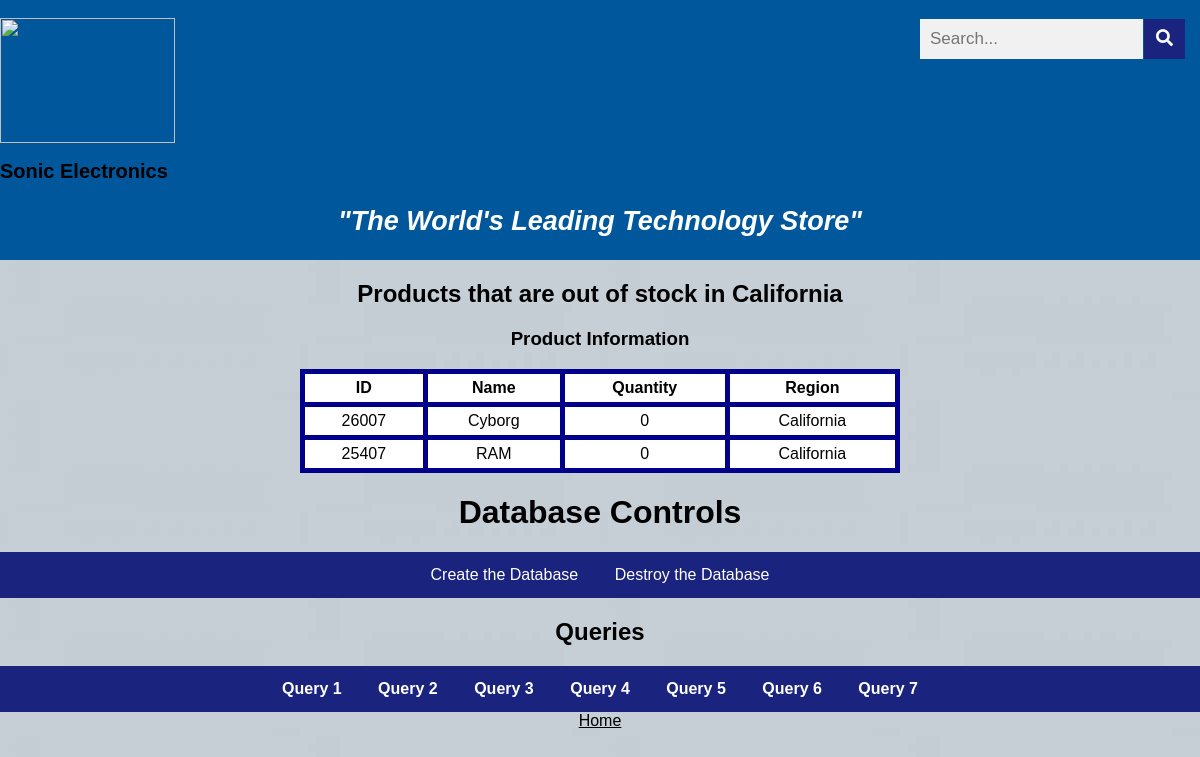
/queryFive.php, run on the app's committed database.
### tables this page shows
CREATE TABLE product(
    manufacturer_id     INT(5) NOT NULL,
    item_id             INT(5) NOT NULL,
    package_id          INT(5) NOT NULL,
    quantity            INT(5),
    price               DECIMAL(8,2),
    product_name        VARCHAR(30),
    PRIMARY KEY (item_id)
  );

### common.php (called while the page is built)
<?php
function escape($html)
{
  return htmlspecialchars($html, ENT_QUOTES | ENT_SUBSTITUTE, "UTF-8");
}

### queryFive.php (the view)
<?php include "templates/header.php"; ?>
<html>
</html>
<?php
try
{
    require "config.php";
    require "common.php";
    $connection = new PDO($dsn, $username, $password, $options);
    $sql = "SELECT item_id, product_name, quantity, region
            FROM product NATURAL JOIN inventory
            WHERE quantity = 0 AND region = 'California'
            GROUP BY item_id
            ORDER BY item_id DESC";
    $statement = $connection->prepare($sql);
    $statement->execute();
    $result = $statement->fetchAll();
}
catch(PDOException $error)
{
    echo $sql . "<br>" . $error->getMessage();
}
?>
<?php
    if ($result && $statement->rowCount() > 0) { ?>
    <h2 align="center">Products that are out of stock in California</h2>
    <h3 align="center">Product Information</h3>
    <table id="resultTable" align="center">
        <tr>
            <th id="resultHeader">ID</th>
            <th id="resultHeader">Name</th>
            <th id="resultHeader">Quantity</th>
            <th id="resultHeader">Region</th>
        </tr>
        <?php foreach ($result as $row) { ?>
        <tr>
            <td id="resultHeader"><?php echo escape($row["item_id"]); ?></td>
            <td id="resultHeader"><?php echo escape($row["product_name"]); ?></td>
            <td id="resultHeader"><?php echo escape($row["quantity"]); ?></td>
            <td id="resultHeader"><?php echo escape($row["region"]); ?></td>
        </tr>
        <?php } ?>
    </table>
    <?php } else { ?>
        There are no products out of stock in California.
<?php } ?>
<?php include "templates/footer.php"; ?>

### css/style.css (style rules this page uses)
body { margin: 0; font-family: Arial, Helvetica, sans-serif; }
* { box-sizing: border-box; }
body { margin:0; }
table { font-family: arial, sans-serif; border-collapse: collapse; width: 30%; background-color: white; }
td, th { border: 5px solid DarkBlue; text-align: center; padding: 8px; }
tr:nth-child(even) { background-color: white; }
table#resultTable { border-spacing: 15px; width: 50%; }
#resultHeader { padding: 5px; text-align: center; }

### data on the page
product: item_id "26007", product_name "Cyborg", quantity "0", region "California"
product: item_id "25407", product_name "RAM", quantity "0", region "California"
